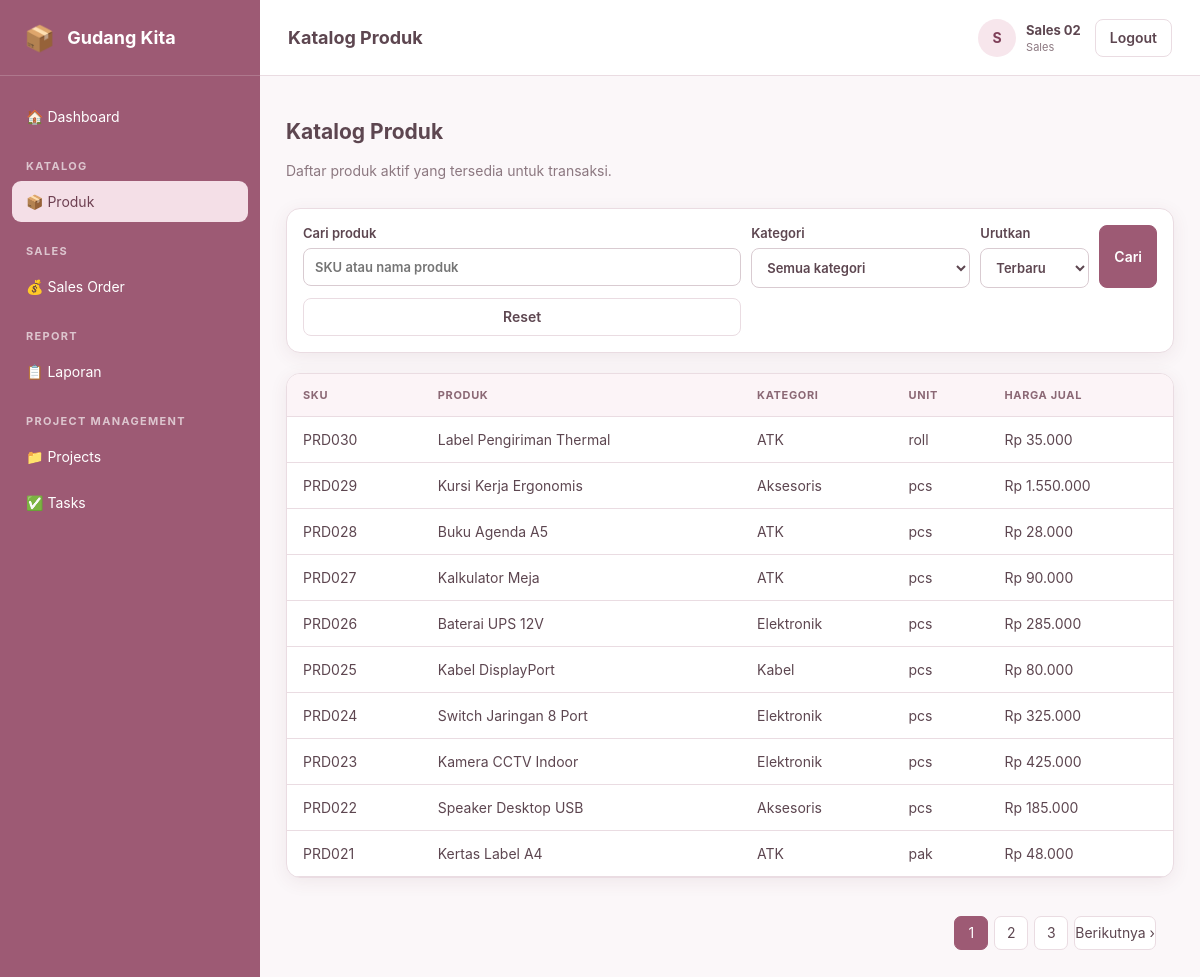
The page /?page=masters&action=catalog (signed in) on the database its author committed.
### tables this page shows
CREATE TABLE products (
 id INT UNSIGNED AUTO_INCREMENT PRIMARY KEY,
 code VARCHAR(40) NOT NULL UNIQUE,
 name VARCHAR(150) NOT NULL,
 category_id INT UNSIGNED NOT NULL,
 unit VARCHAR(30) NOT NULL DEFAULT 'pcs',
 purchase_price DECIMAL(15,2) NOT NULL DEFAULT 0,
 selling_price DECIMAL(15,2) NOT NULL DEFAULT 0,
 minimum_stock DECIMAL(15,2) NOT NULL DEFAULT 0,
 image_path VARCHAR(255) NULL,
 status ENUM('Active','Inactive') NOT NULL DEFAULT 'Active',
 created_at TIMESTAMP NOT NULL DEFAULT CURRENT_TIMESTAMP,
 updated_at TIMESTAMP NOT NULL DEFAULT CURRENT_TIMESTAMP ON UPDATE CURRENT_TIMESTAMP,
 INDEX idx_products_name(name), INDEX idx_products_status(status), INDEX idx_products_category(category_id),
 CONSTRAINT fk_products_category FOREIGN KEY(category_id) REFERENCES categories(id) ON UPDATE CASCADE ON DELETE RESTRICT,
 CONSTRAINT chk_product_values CHECK(purchase_price >= 0 AND selling_price >= 0 AND minimum_stock >= 0)
);

CREATE TABLE categories (
 id INT UNSIGNED AUTO_INCREMENT PRIMARY KEY,
 code VARCHAR(40) NOT NULL UNIQUE,
 name VARCHAR(100) NOT NULL UNIQUE,
 description TEXT NOT NULL,
 status ENUM('Active','Inactive') NOT NULL DEFAULT 'Active',
 created_at TIMESTAMP NOT NULL DEFAULT CURRENT_TIMESTAMP,
 INDEX idx_categories_name(name)
);

### app/Controller/BaseController.php (called while the page is built, shortened)
<?php
abstract class BaseController
{
    protected function view(string $view, array $data = []): void
    {
        include_once BASE_PATH.'/views/layouts/app.php';
    }
}

### app/Controller/InventoryMasterController.php (called while the page is built, shortened)
<?php
final class InventoryMasterController extends BaseController
{
    private InventoryMasterRepository $repo;
    public function __construct(\PDO $pdo)
    {
        $this->repo = new InventoryMasterRepository($pdo);
    }
    public function catalog(): void
    {
        $this->renderCatalog();
    }
    private function filters(): array
    {
        $filters = [];
        foreach (['search', 'status', 'category_id', 'stock_status', 'sort'] as $key) {
            $filters[$key] = trim((string) ($_GET[$key] ?? ''));
        }
        return $filters;
    }
    private function renderCatalog(): void
    {
        $filters = $this->filters();
        $filters['status'] = 'Active';
        $pagination = $this->repo->paginate('products', $filters, (int) ($_GET['current_page'] ?? 1));
        $this->view('masters/catalog', [
            'pageTitle' => 'Katalog Produk', 'products' => $pagination['items'],
            'pagination' => $pagination, 'filters' => $filters, 'categories' => $this->repo->categories(),
        ]);
    }
}

### app/Repository/InventoryMasterRepository.php (called while the page is built, shortened)
<?php
final class InventoryMasterRepository
{
    private array $config = [
        'categories' => ['table' => 'categories', 'title' => 'Kategori', 'singular' => 'Kategori', 'fields' => ['code', 'name', 'description', 'status'], 'search' => ['code', 'name']],
        'products' => ['table' => 'products', 'title' => 'Produk', 'singular' => 'Produk', 'fields' => ['code', 'name', 'category_id', 'unit', 'purchase_price', 'selling_price', 'minimum_stock', 'status'], 'search' => ['code', 'name']],
        'customers' => ['table' => 'customers', 'title' => 'Customer', 'singular' => 'Customer', 'fields' => ['code', 'name', 'address', 'phone', 'email', 'status'], 'search' => ['code', 'name', 'email']],
        'suppliers' => ['table' => 'suppliers', 'title' => 'Supplier', 'singular' => 'Supplier', 'fields' => ['code', 'name', 'address', 'phone', 'email', 'status'], 'search' => ['code', 'name', 'email']],
        'warehouses' => ['table' => 'warehouses', 'title' => 'Gudang', 'singular' => 'Gudang', 'fields' => ['code', 'name', 'address', 'phone', 'status'], 'search' => ['code', 'name']],
    ];
    public function config(string $type): array
    {
        return $this->config[$type] ?? throw new \InvalidArgumentException('Master tidak valid.');
    }
    public function paginate(string $type, array $filters = [], int $page = 1, int $perPage = 10): array
    {
        [$from, $select] = $this->source($type);
        $where = [];
        $params = [];
        $search = trim((string) ($filters['search'] ?? ''));
        $status = (string) ($filters['status'] ?? '');
        if ($status !== '') {
            $where[] = 'm.status = ?';
            $params[] = $status;
        }
        $whereSql = $where ? ' WHERE ' . implode(' AND ', $where) : '';
        $count = $this->pdo->prepare('SELECT COUNT(*) ' . $from . $whereSql);
        $count->execute($params);
        $total = (int) $count->fetchColumn();
        $pages = max(1, (int) ceil($total / max(1, $perPage)));
        $page = min(max(1, $page), $pages);
        $offset = ($page - 1) * $perPage;
        $orders = ['name_asc' => 'm.name ASC, m.id ASC', 'name_desc' => 'm.name DESC, m.id DESC',
            'code_asc' => 'm.code ASC, m.id ASC', 'code_desc' => 'm.code DESC, m.id DESC'];
        $order = $orders[$filters['sort'] ?? ''] ?? 'm.id DESC';
        $statement = $this->pdo->prepare('SELECT ' . $select . ' ' . $from . $whereSql . ' ORDER BY ' . $order . ' LIMIT ' . $perPage . ' OFFSET ' . $offset);
        $statement->execute($params);
        return ['items' => $statement->fetchAll(), 'total' => $total, 'page' => $page, 'pages' => $pages, 'per_page' => $perPage];
    }
    private function source(string $type): array
    {
        $table = $this->config($type)['table'];
        return $type === 'products'
            ? ['FROM products m LEFT JOIN categories c ON c.id = m.category_id', 'm.*, c.name AS category_name']
            : ['FROM ' . $table . ' m', 'm.*'];
    }
}

### views/masters/catalog.php (the view, shortened to what this page needs)
<div class="page-actions"><div><h2>Katalog Produk</h2><p class="muted">Daftar produk aktif yang tersedia untuk transaksi.</p></div></div>
<div class="card filter-card">
    <form class="filter-grid" method="get">
        <label>Cari produk<input name="search" value="<?= e($filters['search']) ?>" placeholder="SKU atau nama produk"></label>
        <label>Kategori<select name="category_id"><option value="">Semua kategori</option>
        </select></label>
        <?php include BASE_PATH.'/views/masters/sort-field.php'; ?>
        <button class="btn btn-primary">Cari</button>
        <a class="btn" href="?page=masters&amp;action=catalog">Reset</a>
    </form>
</div>
<div class="card"><div class="table-wrap"><table><thead><tr><th>SKU</th><th>Produk</th><th>Kategori</th><th>Unit</th><th>Harga Jual</th></tr></thead><tbody>
<?php foreach ($products as $product): ?><tr><td><?= e($product['code']) ?></td><td><?= e($product['name']) ?></td><td><?= e($product['category_name']) ?></td><td><?= e($product['unit']) ?></td><td>Rp <?= number_format((float) $product['selling_price'], 0, ',', '.') ?></td></tr><?php endforeach; ?>
</tbody></table></div></div>
<?= paginationLinks($pagination, array_merge($filters, ['page' => 'masters', 'action' => 'catalog'])) ?>

### public/assets/css/style.css (style rules this page uses)
:root { --primary:#9d5a74;--primary-dark:#7f4059;--soft:#f8edf1;--line:#eadce2;--text:#5d4650;--muted:#8c7880;--white:#fff;--danger:#b8545c;--success:#3f8a68;--shadow:0 4px 18px rgba(100,55,70,.08) }
* { box-sizing:border-box }
body { margin:0;font-family:Inter,system-ui,-apple-system,BlinkMacSystemFont,"Segoe UI",sans-serif;background:#fbf7f9;color:var(--text);font-size:14px }
a { text-decoration:none;color:inherit }
button,input,select,textarea { font:inherit }
button { cursor:pointer }
.card { background:#fff;border:1px solid var(--line);border-radius:14px;box-shadow:var(--shadow);margin-bottom:20px }
.muted { color:var(--muted) }
.table-wrap { overflow:auto }
table { width:100%;border-collapse:collapse;min-width:760px }
th,td { padding:14px 16px;border-bottom:1px solid var(--line);text-align:left;vertical-align:middle }
th { font-size:11px;letter-spacing:.06em;text-transform:uppercase;color:#8b6875;background:#fcf4f7 }
.btn { display:inline-flex;align-items:center;justify-content:center;min-height:38px;padding:8px 14px;border:1px solid var(--line);background:#fff;border-radius:8px;color:var(--text);font-weight:600 }
.btn-primary { background:var(--primary);border-color:var(--primary);color:#fff }
.page-actions { display:flex;justify-content:space-between;align-items:center;gap:15px;margin:0 0 15px }
.filter-card { padding:16px }
.filter-grid { display:grid;grid-template-columns:minmax(180px,2fr) minmax(140px,1fr) auto auto;gap:10px }
input,select,textarea { width:100%;border:1px solid #d9cbd1;border-radius:8px;background:#fff;color:var(--text);padding:10px 11px;outline:none }
label { display:flex;flex-direction:column;gap:7px;font-weight:600;font-size:13px }
html,body { max-width:100%;overflow-x:hidden }
.content,.card,.table-wrap { min-width:0;max-width:100%;overflow-x:hidden }
table { min-width:0;table-layout:fixed }
th,td { overflow-wrap:anywhere;word-break:break-word }
.table-wrap { overflow-x:auto;overflow-y:hidden }
.table-wrap table { min-width:760px;table-layout:auto }

### rows shown on the page
products: code "PRD030", name "Label Pengiriman Thermal", category.name "ATK", unit "roll", selling_price "35.000"
products: code "PRD029", name "Kursi Kerja Ergonomis", category.name "Aksesoris", unit "pcs", selling_price "1.550.000"
products: code "PRD028", name "Buku Agenda A5", category.name "ATK", unit "pcs", selling_price "28.000"
products: code "PRD027", name "Kalkulator Meja", category.name "ATK", unit "pcs", selling_price "90.000"
products: code "PRD026", name "Baterai UPS 12V", category.name "Elektronik", unit "pcs", selling_price "285.000"
products: code "PRD025", name "Kabel DisplayPort", category.name "Kabel", unit "pcs", selling_price "80.000"
products: code "PRD024", name "Switch Jaringan 8 Port", category.name "Elektronik", unit "pcs", selling_price "325.000"
products: code "PRD023", name "Kamera CCTV Indoor", category.name "Elektronik", unit "pcs", selling_price "425.000"
products: code "PRD022", name "Speaker Desktop USB", category.name "Aksesoris", unit "pcs", selling_price "185.000"
products: code "PRD021", name "Kertas Label A4", category.name "ATK", unit "pak", selling_price "48.000"

### other values the page prints
$pageTitle "Katalog Produk"
substr($currentUser['name']??'U',0,1) "S"
$currentUser['name'] "Sales 02"
$currentUser['role'] "Sales"
$label "1"
$label "2"
$label "3"
$label "Berikutnya ›"
form field sort "Terbaru"
